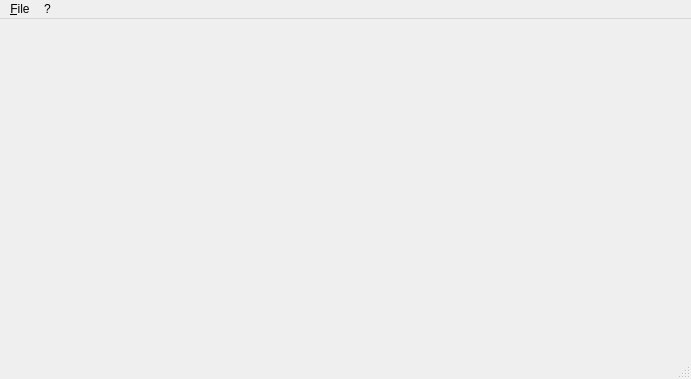
<?xml version="1.0" encoding="UTF-8"?>
<ui version="4.0">
 <class>TrendsMainWindow</class>
 <widget class="QMainWindow" name="TrendsMainWindow">
  <property name="geometry">
   <rect>
    <x>0</x>
    <y>0</y>
    <width>691</width>
    <height>379</height>
   </rect>
  </property>
  <property name="windowTitle">
   <string>Trends</string>
  </property>
  <widget class="QWidget" name="centralWidget"/>
  <widget class="QMenuBar" name="menuBar">
   <property name="geometry">
    <rect>
     <x>0</x>
     <y>0</y>
     <width>691</width>
     <height>20</height>
    </rect>
   </property>
   <widget class="QMenu" name="menu_File">
    <property name="title">
     <string>&amp;File</string>
    </property>
    <addaction name="actionOpen"/>
    <addaction name="actionSave"/>
    <addaction name="actionPrint"/>
    <addaction name="separator"/>
    <addaction name="actionExit"/>
   </widget>
   <widget class="QMenu" name="menu">
    <property name="title">
     <string>?</string>
    </property>
    <addaction name="actionAbout"/>
   </widget>
   <addaction name="menu_File"/>
   <addaction name="menu"/>
  </widget>
  <widget class="QStatusBar" name="statusBar"/>
  <action name="actionOpen">
   <property name="icon">
    <iconset resource="TrendView.qrc">
     <normaloff>:/TrendImages/Images/Open.svg</normaloff>:/TrendImages/Images/Open.svg</iconset>
   </property>
   <property name="text">
    <string>&amp;Open</string>
   </property>
   <property name="shortcut">
    <string>Ctrl+O</string>
   </property>
  </action>
  <action name="actionSave">
   <property name="icon">
    <iconset resource="TrendView.qrc">
     <normaloff>:/TrendImages/Images/Save.svg</normaloff>:/TrendImages/Images/Save.svg</iconset>
   </property>
   <property name="text">
    <string>&amp;Save</string>
   </property>
   <property name="shortcut">
    <string>Ctrl+S</string>
   </property>
  </action>
  <action name="actionExit">
   <property name="text">
    <string>E&amp;xit</string>
   </property>
  </action>
  <action name="actionAbout">
   <property name="text">
    <string>&amp;About</string>
   </property>
  </action>
  <action name="actionPrint">
   <property name="enabled">
    <bool>true</bool>
   </property>
   <property name="icon">
    <iconset resource="TrendView.qrc">
     <normaloff>:/TrendImages/Images/Print.svg</normaloff>:/TrendImages/Images/Print.svg</iconset>
   </property>
   <property name="text">
    <string>&amp;Print</string>
   </property>
   <property name="shortcut">
    <string>Ctrl+P</string>
   </property>
   <property name="visible">
    <bool>true</bool>
   </property>
  </action>
 </widget>
 <layoutdefault spacing="6" margin="11"/>
 <resources>
  <include location="TrendView.qrc"/>
 </resources>
 <connections/>
</ui>
